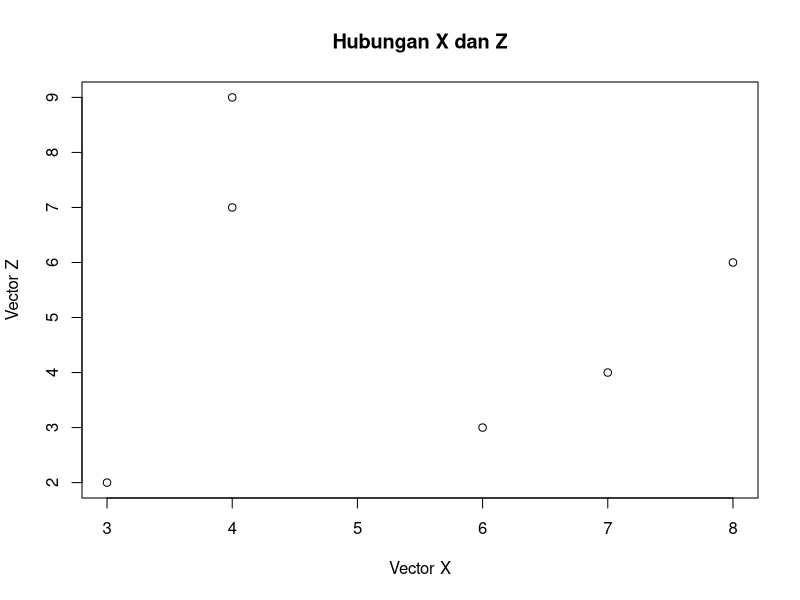

The R source for this figure: (Note: this script raises an error after producing the figure.)
abs(-12)
exp(2)
6^2
log(100,base = 10)
log(9,base = 3)
log(100) #base = e
log10(100)
sqrt(225)
round(3.145,2)
floor(3.14)
ceiling(3.14)
trunc(3.14)
x <- c(3,6,4,7,8,4)
length(x)
sum(x)
max(x)
min(x)
mean(x)
median(x)
var(x)
y <- matrix(c(1,2,3,4,5,6,7,8,9),nrow=3,byrow = T)
var(y)
sd(x)
summary(x)
summary(y)
sort(x)
order(x)
sort.list(x)
prod(x)
prod(y)
replace(x,3,5)
apply(y,2,sum)
eigen(y)
nrow(y)
ncol(y)
dnorm(26,30,5.7)
pnorm(26,30,5.7)
qnorm(0.2414162,30,5.7)
rnorm(10,6,5)
choose(4,2)
factorial(5)
sample(x,3)
sample(x,4,T)
z <- c(2,3,9,4,6,7)
win.graph()
plot(x,z,xlab="Vector X",ylab="Vector Z",main="Hubungan X dan Z")

a = c(5,0,T,2+5i)
b = c(4,0,F,2+3i)
print(a&b)
print(a|b)
print(!a)
xor(a,b)
print(a&&b)
print(a||b)

a = c(7,3,3,5,1)
b = c(3,4,5,6,3)
print(a+b)
print(a-b)
